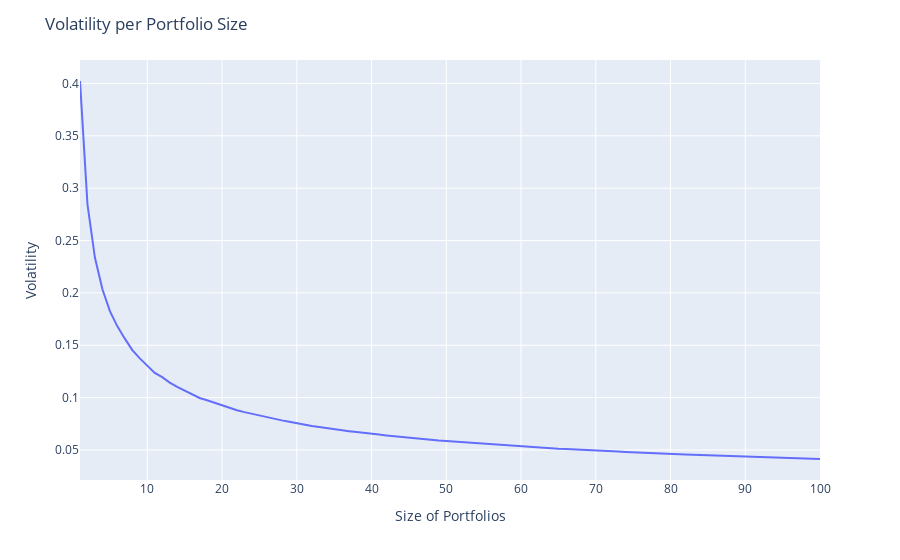

Source (notebook cell):
### Code cell
'''
For more advanced interactive graph uncomment this lower part and run.
The plotly module is required however. 
'''
fig = px.line(df2, x=df2.index, y="Volatility")
fig.update_layout(title='Volatility per Portfolio Size',
                    xaxis_title='Size of Portfolios',
                    yaxis_title='Volatility')
fig.show()

### Figure 1 — Plotly figure (JSON) as saved in the notebook; plotly's stock layout.template omitted (floating-point values rounded to 4 significant figures)
{"data": [{"hoverlabel": {"namelength": 0}, "hovertemplate": "x=%{x}<br>Volatility=%{y}", "legendgroup": "", "line": {"color": "#636efa", "dash": "solid"}, "mode": "lines", "name": "", "showlegend": false, "type": "scatter", "x": [1, 2, 3, 4, 5, 6, 7, 8, 9, 10, 11, 12, 13, 14, 15, 16, 17, 18, 19, 20, 21, 22, 23, 24, 25, 26, 27, 28, 29, 30, 31, 32, 33, 34, 35, 36, 37, 38, 39, 40, 41, 42, 43, 44, 45, 46, 47, 48, 49, 50, 51, 52, 53, 54, 55, 56, 57, 58, 59, 60, 61, 62, 63, 64, 65, 66, 67, 68, 69, 70, 71, 72, 73, 74, 75, 76, 77, 78, 79, 80, 81, 82, 83, 84, 85, 86, 87, 88, 89, 90, 91, 92, 93, 94, 95, 96, 97, 98, 99, 100], "xaxis": "x", "y": [0.4024, 0.2845, 0.2335, 0.2034, 0.1826, 0.168, 0.1563, 0.1453, 0.1375, 0.1307, 0.1235, 0.1195, 0.1143, 0.1102, 0.1066, 0.103, 0.09966, 0.09747, 0.09491, 0.09245, 0.09009, 0.08795, 0.08614, 0.08453, 0.08248, 0.08084, 0.07964, 0.07826, 0.07687, 0.07541, 0.07444, 0.07281, 0.07197, 0.07084, 0.06976, 0.06899, 0.06797, 0.06713, 0.06612, 0.06544, 0.06467, 0.06392, 0.06314, 0.06233, 0.06151, 0.06085, 0.0603, 0.0597, 0.05903, 0.05853, 0.05803, 0.05723, 0.05694, 0.05631, 0.05576, 0.05532, 0.05475, 0.0542, 0.05401, 0.0533, 0.05291, 0.05253, 0.05216, 0.05177, 0.05113, 0.051, 0.05053, 0.05021, 0.04978, 0.04951, 0.04919, 0.04878, 0.04843, 0.04808, 0.04787, 0.04747, 0.04718, 0.04677, 0.04658, 0.04639, 0.046, 0.04578, 0.04543, 0.04521, 0.04488, 0.04469, 0.04434, 0.04416, 0.04385, 0.0437, 0.04332, 0.04311, 0.04297, 0.04272, 0.04242, 0.04223, 0.04205, 0.04175, 0.04158, 0.04138], "yaxis": "y"}], "layout": {"legend": {"tracegroupgap": 0}, "margin": {"t": 60}, "title": {"text": "Volatility per Portfolio Size"}, "xaxis": {"anchor": "y", "domain": [0, 1], "title": {"text": "Size of Portfolios"}}, "yaxis": {"anchor": "x", "domain": [0, 1], "title": {"text": "Volatility"}}}}
